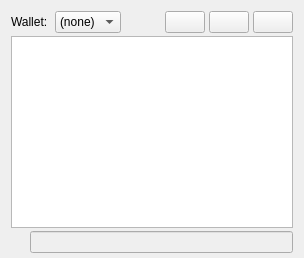
     <widget class="QWidget" name="tab_console">
      <attribute name="title">
       <string>&amp;Console</string>
      </attribute>
      <layout class="QVBoxLayout" name="verticalLayout_3">
       <property name="spacing">
        <number>3</number>
       </property>
       <property name="bottomMargin">
        <number>5</number>
       </property>
       <item>
        <layout class="QHBoxLayout" name="horizontalLayout">
         <property name="spacing">
          <number>4</number>
         </property>
         <item>
          <widget class="QLabel" name="WalletSelectorLabel">
           <property name="text">
            <string>Wallet: </string>
           </property>
          </widget>
         </item>
         <item>
          <widget class="QComboBox" name="WalletSelector">
           <property name="sizeAdjustPolicy">
            <enum>QComboBox::AdjustToContents</enum>
           </property>
           <item>
            <property name="text">
             <string>(none)</string>
            </property>
           </item>
          </widget>
         </item>
         <item>
          <spacer name="horizontalSpacer">
           <property name="orientation">
            <enum>Qt::Horizontal</enum>
           </property>
           <property name="sizeHint" stdset="0">
            <size>
             <width>40</width>
             <height>20</height>
            </size>
           </property>
          </spacer>
         </item>
         <item>
          <widget class="QtumPushButton" name="fontSmallerButton">
           <property name="toolTip">
            <string>Decrease font size</string>
           </property>
           <property name="text">
            <string/>
           </property>
           <property name="icon">
            <iconset resource="../bitcoin.qrc">
             <normaloff>:/icons/fontsmaller</normaloff>:/icons/fontsmaller</iconset>
           </property>
           <property name="iconSize">
            <size>
             <width>22</width>
             <height>22</height>
            </size>
           </property>
          </widget>
         </item>
         <item>
          <widget class="QtumPushButton" name="fontBiggerButton">
           <property name="toolTip">
            <string>Increase font size</string>
           </property>
           <property name="text">
            <string/>
           </property>
           <property name="icon">
            <iconset resource="../bitcoin.qrc">
             <normaloff>:/icons/fontbigger</normaloff>:/icons/fontbigger</iconset>
           </property>
           <property name="iconSize">
            <size>
             <width>22</width>
             <height>22</height>
            </size>
           </property>
          </widget>
         </item>
         <item>
          <widget class="QtumPushButton" name="clearButton">
           <property name="toolTip">
            <string>Clear console</string>
           </property>
           <property name="layoutDirection">
            <enum>Qt::LeftToRight</enum>
           </property>
           <property name="text">
            <string/>
           </property>
           <property name="icon">
            <iconset resource="../bitcoin.qrc">
             <normaloff>:/icons/remove</normaloff>:/icons/remove</iconset>
           </property>
           <property name="iconSize">
            <size>
             <width>22</width>
             <height>22</height>
            </size>
           </property>
           <property name="shortcut">
            <string notr="true">Ctrl+L</string>
           </property>
          </widget>
         </item>
        </layout>
       </item>
       <item>
        <widget class="QTextEdit" name="messagesWidget">
         <property name="minimumSize">
          <size>
           <width>0</width>
           <height>100</height>
          </size>
         </property>
         <property name="readOnly">
          <bool>true</bool>
         </property>
         <property name="tabKeyNavigation" stdset="0">
          <bool>false</bool>
         </property>
         <property name="columnCount" stdset="0">
          <number>2</number>
         </property>
        </widget>
       </item>
       <item>
        <layout class="QHBoxLayout" name="horizontalLayoutPrompt">
         <property name="spacing">
          <number>3</number>
         </property>
         <item>
          <widget class="QtumPushButton" name="promptIcon">
           <property name="enabled">
            <bool>false</bool>
           </property>
           <property name="maximumSize">
            <size>
             <width>16</width>
             <height>24</height>
            </size>
           </property>
           <property name="text">
            <string/>
           </property>
           <property name="icon">
            <iconset resource="../bitcoin.qrc">
             <normaloff>:/icons/prompticon</normaloff>
             <disabledoff>:/icons/prompticon</disabledoff>:/icons/prompticon</iconset>
           </property>
           <property name="iconSize">
            <size>
             <width>14</width>
             <height>14</height>
            </size>
           </property>
           <property name="autoDefault">
            <bool>false</bool>
           </property>
           <property name="flat">
            <bool>true</bool>
           </property>
          </widget>
         </item>
         <item>
          <widget class="QLineEdit" name="lineEdit">
           <property name="enabled">
            <bool>false</bool>
           </property>
           <property name="maxLength">
            <number>20000000</number>
           </property>
           <property name="placeholderText">
            <string/>
           </property>
          </widget>
         </item>
        </layout>
       </item>
      </layout>
     </widget>
